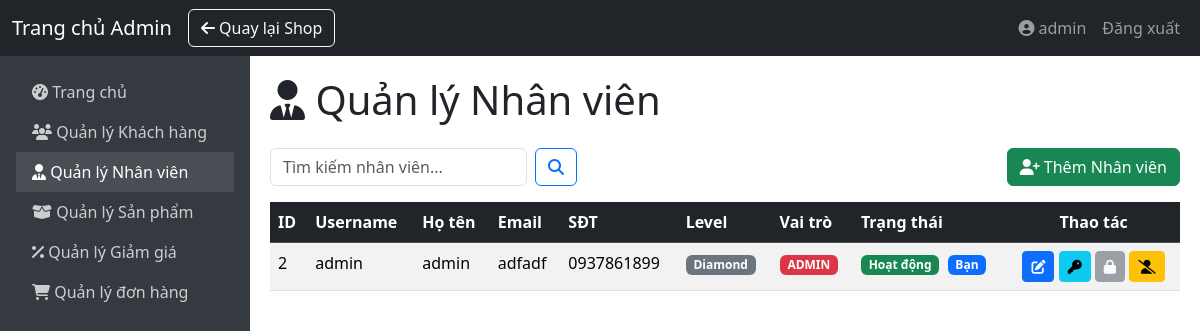
/index.php?action=admin/staff (signed in), run on the app's committed database.
### tables this page shows
CREATE TABLE `users` (
  `id` int(11) NOT NULL,
  `fullname` varchar(32) NOT NULL,
  `username` varchar(50) NOT NULL,
  `password` varchar(255) NOT NULL,
  `email` varchar(100) NOT NULL,
  `phone` varchar(15) NOT NULL,
  `role` enum('admin','user') NOT NULL DEFAULT 'user',
  `level` enum('Diamond','Gold','Silver','Common') NOT NULL DEFAULT 'Common',
  `created_at` timestamp NOT NULL DEFAULT current_timestamp(),
  `updated_at` timestamp NOT NULL DEFAULT current_timestamp() ON UPDATE current_timestamp()
);

### controller/admin/StaffAdminController.php (called while the page is built, shortened)
<?php
require_once __DIR__ . "/../../model/User.php";
class StaffAdminController {
    private User $userModel;
    public function __construct(User $userModel) {
        $this->userModel = $userModel;
    }
    public function getStaff(): void {
        $searchTerm = trim($_GET['search'] ?? '');
        $allUsers = $this->userModel->getAll();
        $staff = [];
        foreach ($allUsers as $user) {
            if ($user['role'] === 'admin') {
                $isMatch = empty($searchTerm)
                                 || stripos($user['fullname'] ?? '', $searchTerm) !== false
                                 || stripos($user['username'] ?? '', $searchTerm) !== false;
                if ($isMatch) {
                    $staff[] = $user;
                }
            }
        }
        include __DIR__ . "/../../view/admin/staffsAdmin.php";
    }
}

### model/User.php (called while the page is built, shortened)
<?php
class User {
    private PDO $pdo;
    public function __construct(PDO $pdo) {
        $this->pdo = $pdo;
    }
    public function getAll(): array {
        $sql = "SELECT * FROM users ORDER BY created_at DESC";
        $stmt = $this->pdo->query($sql);
        return $stmt->fetchAll(PDO::FETCH_ASSOC);
    }
}

### view/admin/staffsAdmin.php (the view, shortened to what this page needs)
<?php
include __DIR__ . "/components/header.php";
include __DIR__ . "/components/navbar.php";
include __DIR__ . "/components/sidebar.php";
$users = $staff ?? [];
?>
<div class="main-content">
    <h1 class="mb-4 text-dark"><i class="fa-solid fa-user-tie"></i> Quản lý Nhân viên</h1>
    <div class="d-flex justify-content-between align-items-center mb-3">
        <form class="d-flex" method="GET" action="/php-pj/index.php">
            <input class="form-control me-2" type="search" placeholder="Tìm kiếm nhân viên..." name="search" value="<?= htmlspecialchars($searchTerm ?? '') ?>">
            <button class="btn btn-outline-primary" type="submit"><i class="fa-solid fa-search"></i></button>
        </form>
        <div class="d-flex justify-content-end">
            <a href="index.php?action=admin/staff/add" class="btn btn-success">
                <i class="fa-solid fa-user-plus"></i> Thêm Nhân viên
            </a>
        </div>
    </div>
    <div class="table-responsive">
        <table class="table table-hover table-striped">
            <thead class="table-dark">
                <tr>
                    <th>ID</th>
                    <th>Username</th>
                    <th>Họ tên</th>
                    <th>Email</th>
                    <th>SĐT</th>
                    <th>Level</th>
                    <th>Vai trò</th>
                    <th>Trạng thái</th>
                    <th class="text-center">Thao tác</th>
                </tr>
            </thead>
            <tbody>
                <?php if (empty($users)): ?>
                    <tr><td colspan="9" class="text-center">Không có nhân viên nào.</td></tr>
                <?php else: ?>
                    <?php
                    $currentAdminId = $_SESSION['user']['id'] ?? 0;
                    ?>
                    <?php foreach ($users as $user):
                        $status = $user['status'] ?? 0;
                        $level = $user['level'] ?? 'Common';
                        $isSelf = $user['id'] == $currentAdminId;
                    ?>
                        <tr>
                            <td><?= htmlspecialchars($user['id']) ?></td>
                            <td><?= htmlspecialchars($user['username']) ?></td>
                            <td><?= htmlspecialchars($user['fullname'] ?? 'N/A') ?></td>
                            <td><?= htmlspecialchars($user['email'] ?? 'N/A') ?></td>
                            <td><?= htmlspecialchars($user['phone'] ?? 'N/A') ?></td>
                            <td>
                                <span class="badge bg-secondary"><?= htmlspecialchars($level) ?></span>
                            </td>
                            <td>
                                <span class="badge bg-danger">ADMIN</span>
                            </td>
                            <td>
                                <span class="badge bg-<?= $status == 0 ? 'success' : 'danger' ?>"><?= $status == 0 ? 'Hoạt động' : 'Đã khóa' ?></span>
                                <?php if ($isSelf): ?>
                                    <span class="badge bg-primary ms-1">Bạn</span>
                                <?php endif; ?>
                            </td>
                            <td class="text-center text-nowrap">
                                <a href="/php-pj/index.php?action=admin/staff/edit&id=<?= $user['id'] ?>"
                                    class="btn btn-sm btn-primary"
                                    title="Chỉnh sửa thông tin"
                                    <?= $isSelf ? 'disabled' : '' ?>>
                                    <i class="fa-solid fa-edit"></i>
                                </a>
                                <button type="button" class="btn btn-sm btn-info" title="Đặt lại Mật khẩu"
                                    data-bs-toggle="modal"
                                    data-bs-target="#changePasswordModal<?= $user['id'] ?>">
                                    <i class="fa-solid fa-key"></i>
                                </button>
                                <?php
                                $isLocked = $status == 1;
                                $confirmAction = $isLocked ? 'mở khóa' : 'khóa';
                                $buttonClass = $isLocked ? 'btn-success' : 'btn-secondary';
                                $buttonIcon = $isLocked ? 'fa-lock-open' : 'fa-lock';
                                ?>
                                <form action="/php-pj/index.php?action=admin/staff/toggleStatus" method="POST" class="d-inline">
                                    <button type="submit" class="btn btn-sm <?= $buttonClass ?>"
                                        onclick="return confirm('Bạn có muốn <?= $confirmAction ?> tài khoản này không?')"
                                        title="<?= $isLocked ? 'Mở khóa tài khoản' : 'Khóa tài khoản' ?>"
                                        <?= $isSelf ? 'disabled' : '' ?>>
                                        <i class="fa-solid <?= $buttonIcon ?>"></i>
                                    </button>
                                </form>
                                <a href="/php-pj/index.php?action=admin/staff/delete&id=<?= $user['id'] ?>"
                                    onclick="return confirm('Bạn có chắc chắn muốn HẠ CẤP nhân viên ID: <?= $user['id'] ?> thành KHÁCH HÀNG (USER) không?')"
                                    class="btn btn-sm btn-warning"
                                    title="Hạ cấp thành User"
                                    <?= $isSelf ? 'disabled' : '' ?>>
                                   <i class="fa-solid fa-user-slash"></i>
                                </a>
                            </td>
                        </tr>
                    <?php endforeach; ?>
                <?php endif; ?>
            </tbody>
        </table>
    </div>
</div>
</body>
</html>

### view/admin/components/header.php (style rules this page uses)
body { min-height: 100vh; display: flex; flex-direction: column; }
.main-content { flex: 1; padding: 20px; }

### data on the page
users: id "2", username "admin", fullname "admin", email "adfadf", phone "0937861899", level "Diamond", status "Hoạt động", shows "Bạn"

### other printed values
$_SESSION['user']['username'] "admin"
